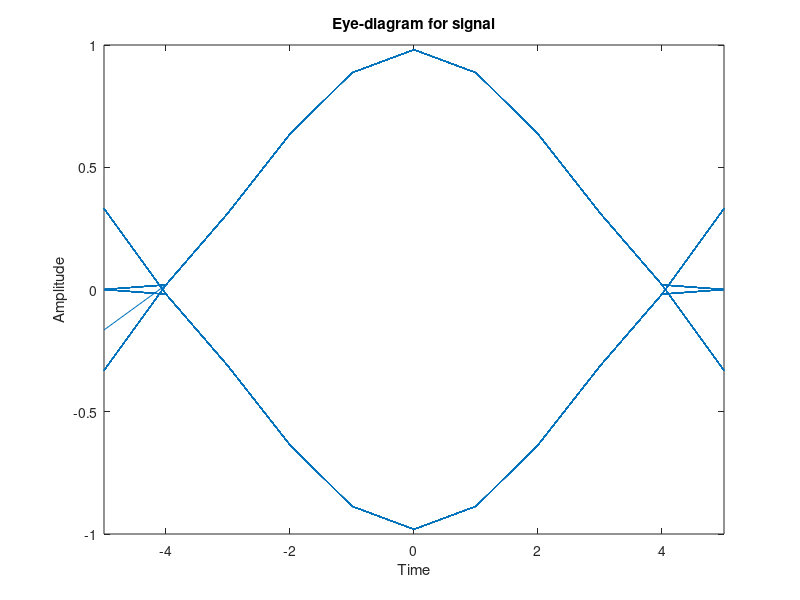
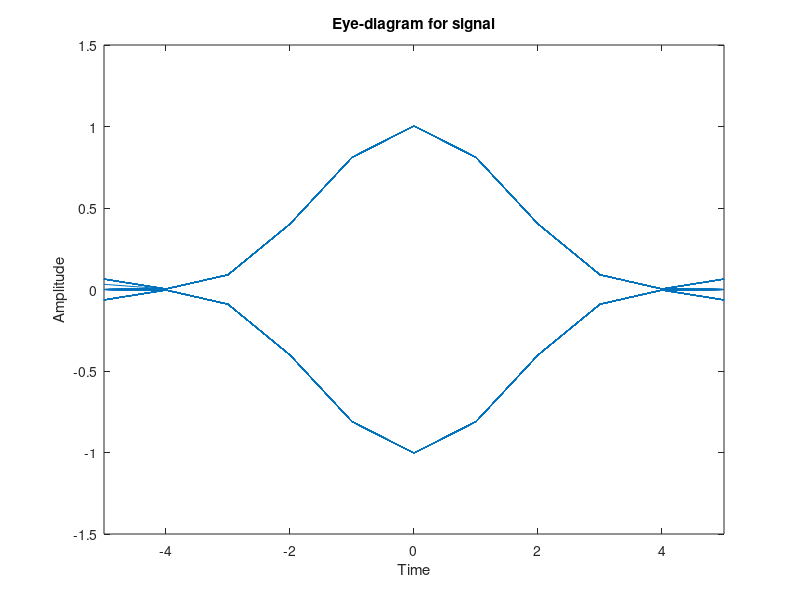
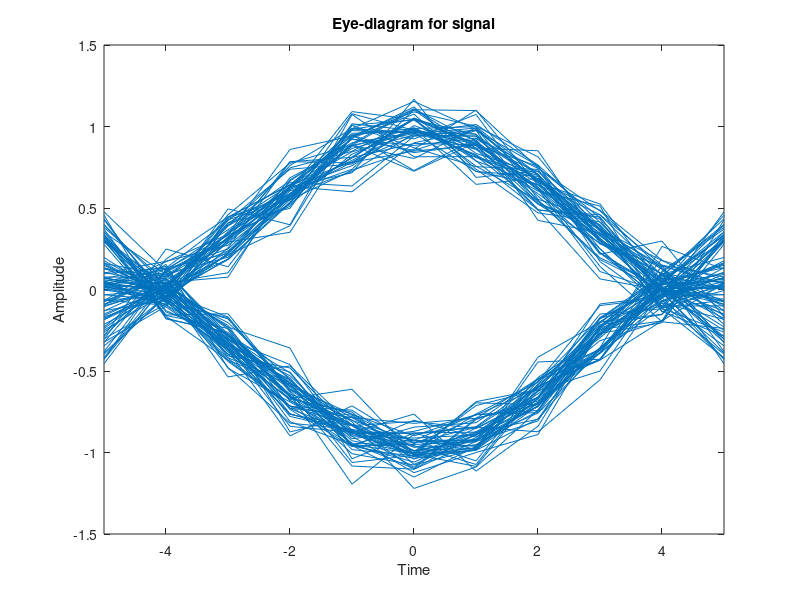
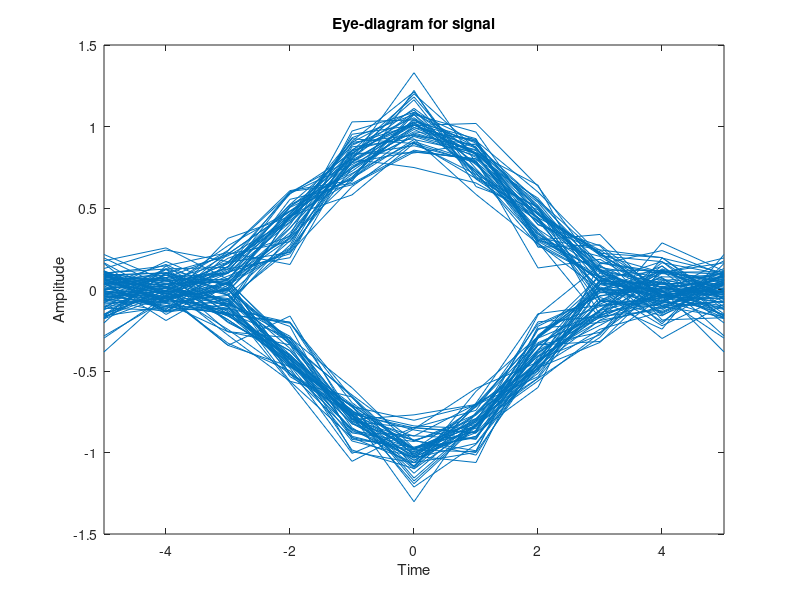

Here is the MATLAB script that generated these plots, in order:
%comm2.8 eye diagram
%creates impulse train of period L and length len with random
%+/- one values
L = 10;
impulse_num = 100; %TOtal number of impulses in impulse train
len = L* impulse_num;
temp1 = [2*round(rand(impulse_num,1))-1 zeros(impulse_num,L-1)];
x_impulse = reshape(temp1.',[1,L*impulse_num]);
%create two transmit filter pulse shapes of order L
%approximate rectangualr frequency response 
%sinc(x) impulse response
txfilt1 = firls(L,[0 0.24 0.25 1],[4 4 0 0]);
%approximate triangular frequency response -->approximate
txfilt2 = firls(L,[0 0.5 0.52 1] ,[4 0 0 0]);
%pulse shape impulse train
y_impulse1 = filter(txfilt1,1,x_impulse);
y_impulse2 = filter(txfilt2,1,x_impulse);
figure(14);
plot(y_impulse1);
title('impulse response for FIR filter 1');
figure(15);
plot(y_impulse2);
title('impulse response for FIR filter 2');
%eyediagram(x,n,period,offset)
%create an eye diagram for signal x, plotting n samples
%trace horizontally axis range between -period/2 and period/2
eyediagram(y_impulse1,L,L,floor(L/2));
eyediagram(y_impulse2,L,L,floor(L/2));

%code 2.9
eyediagram((y_impulse1+0.1*randn(1,length(y_impulse1))),L,L,floor(L/2));
eyediagram((y_impulse2+0.1*randn(1,length(y_impulse1))),L,L,floor(L/2));




